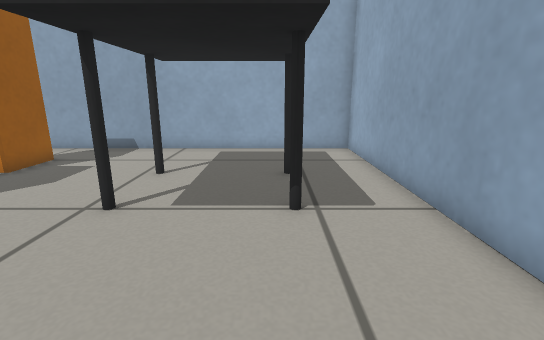
[1] (above)

20 first-person views from a walk through a world built for the Gazebo simulator. The camera is 0.47 m above the floor, tilts 14° down and sees 85° across. The floor is counted in squares, 0.2 m on a side. Each view is taken from the middle of a square. On the plan, view 1 faces up. The plan holds only what a view shows up to about 18 squares ahead; the rest is blank.

[2]
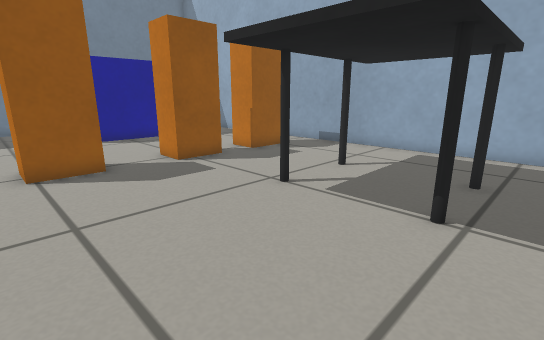

[3]
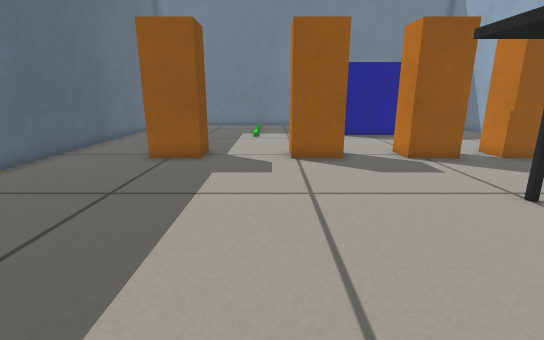

[4]
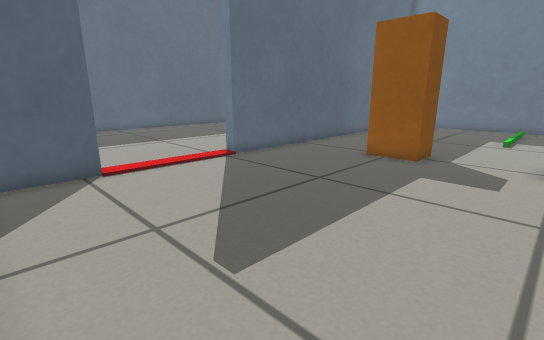

[5]
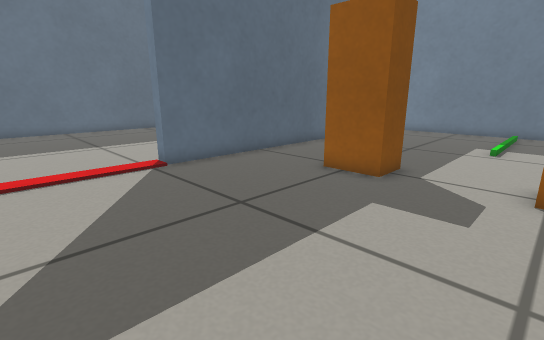

[6]
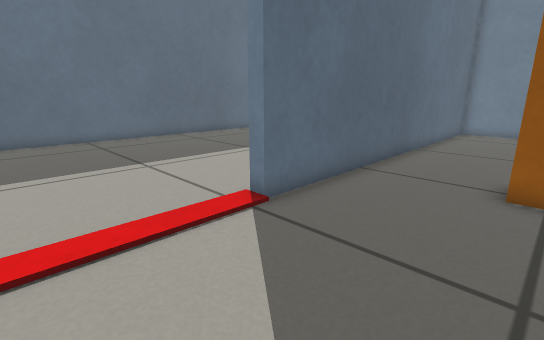

[7]
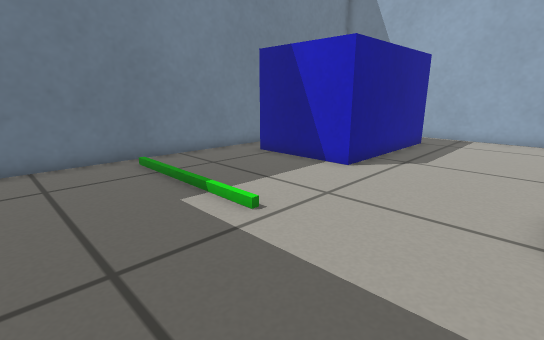

[8]
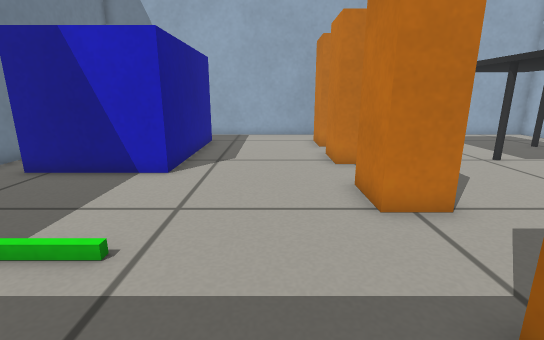

[9]
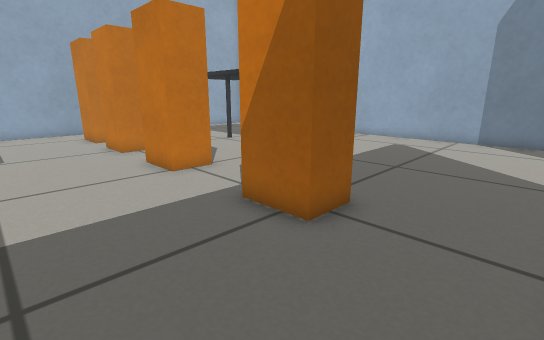

[10]
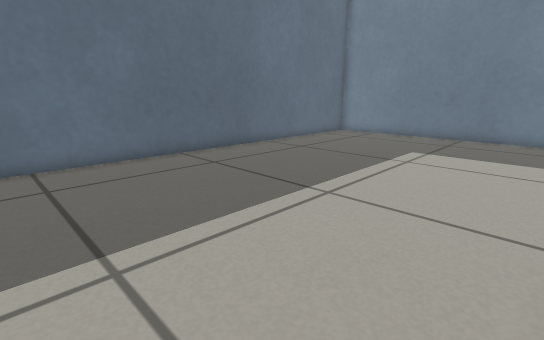

[11]
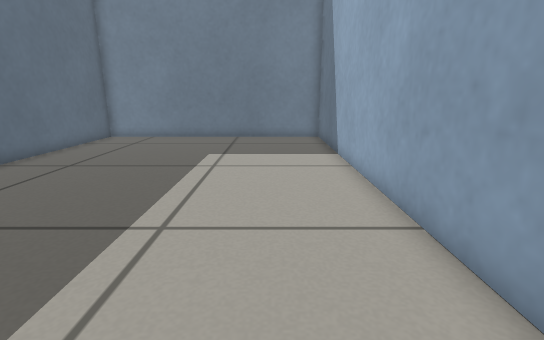

[12]
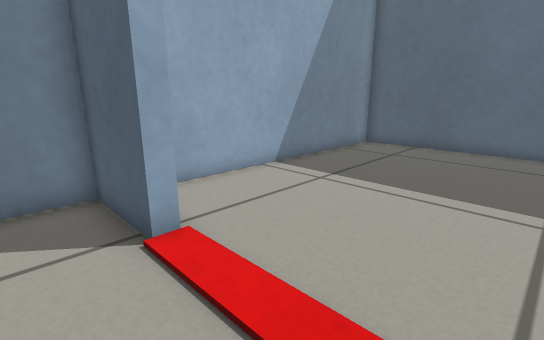

[13]
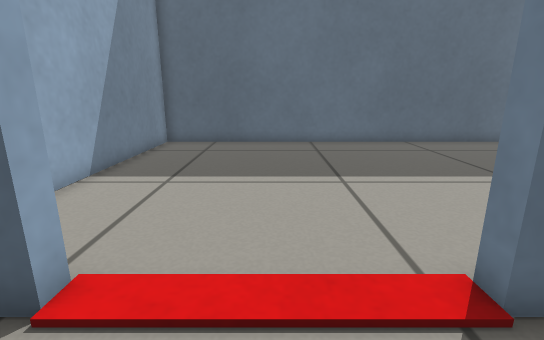

[14]
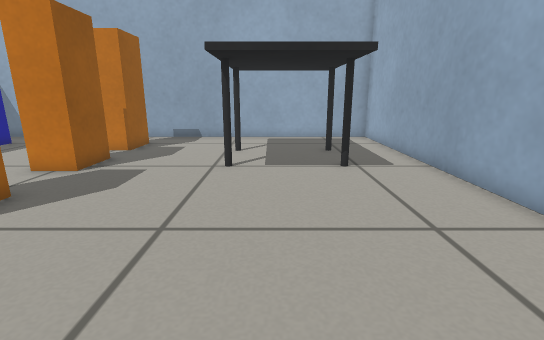

[15]
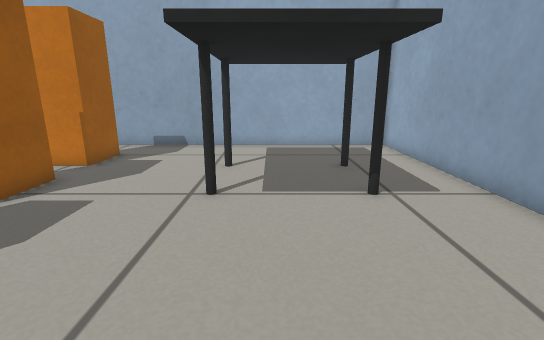

[16]
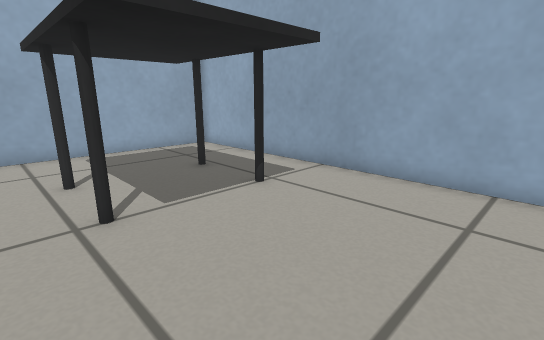

[17]
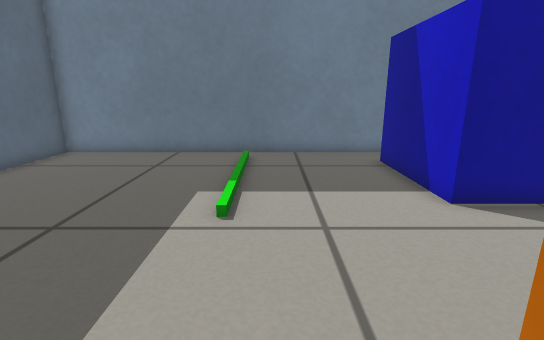

[18]
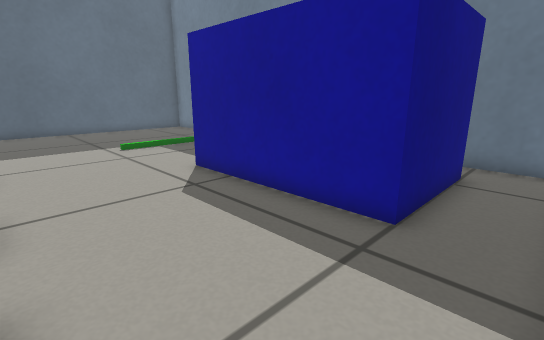

[19]
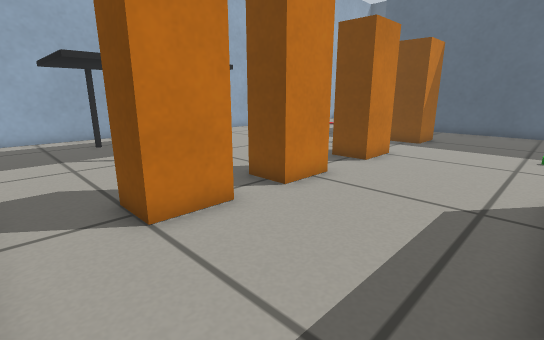

[20]
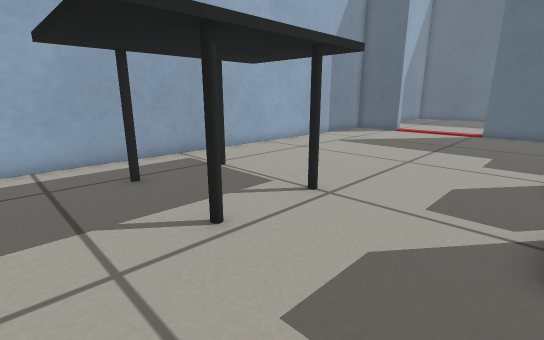

### Floor plan
Key: @ floor where view 1 was taken; # wall or solid block; . main floor; : floor 0.05 m higher than the main floor; B orange box; T table; L blue box.
Columns run from 22 left of view 1 to 4 right of it. Each row starts with its distance up from view 1.
 14      ######################
 13 #.........................#
 12 #.........................#
 11 #.LLLLLL....BBB....TTTT...#
 10 #      L....B B...TTTTTT..#
  9        L....BBB...TTTTTT..#
  8        L..........TTTTTT..#
  7 #      L....BBB...TTTTTT..#
  6 #.     L....B B...TTTTTT..#
  5 #.     L.....B....TTTTTT..#
  4 #.LLLLLL...........TTTT...#
  3 #............B............#
  2 #...........B B...........#
  1 #...........BBB...........#
  0 #.....................@...#
 -1 #.::::::..................#
 -2 #.........................#
 -3 #...........BBB...........#
 -4 #...........B B...........#
 -5 #............B............#
 -6 #.........................#
 -7 #.........................#
 -8 #.........................#
 -9 ##################.....####
-10 #.........................#
-11 #.........................#
-12 #.........................#
-13 #.........................#
-14 #.........................#
-15 #.........................#
-16 #.........................#
-17 #.........................#
-18 #.........................#
-19 #.........................#
-20 #.........................#
-21 #.........................#
-22 ###########################

Positions as (right, up) in squares from view 1, and headings:
1: (0, 0), facing up
2: (2, 0), facing up-left
3: (3, 0), facing left
4: (3, 1), facing down-left
5: (0, 1), facing down-left
6: (0, -4), facing down-left
7: (-10, -5), facing up-left
8: (-12, -5), facing up
9: (-14, -8), facing up-right
10: (-3, -10), facing down-left
11: (-4, -12), facing left
12: (-4, -7), facing down-right
13: (-2, -6), facing down
14: (-2, -4), facing up
15: (-2, -1), facing up
16: (-5, 0), facing up-right
17: (-9, 0), facing left
18: (-10, 13), facing down-left
19: (-15, 13), facing down-right
20: (-8, 12), facing down-right
